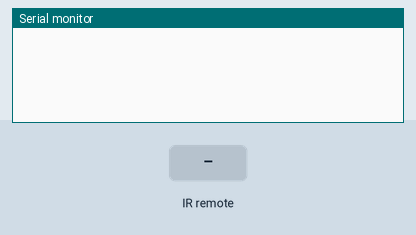
Bench run of a sketch on a simulated Arduino Uno, built with avr-gcc and run on an emulated ATmega328P. Parts: the last lines printed to the serial monitor. Inputs (shaded band) come from the test bench. Random numbers use the default seed unless the sketch sets one.

Above: at 1.2 s.
1.3 s: infrared code 0x800F8429 received
At 2.2 s:
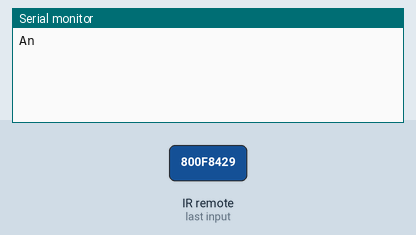
3.2 s: infrared code 0x800F042A received
At 4.8 s:
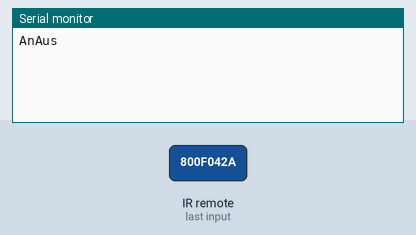

Measured:
- after the input at 1.3 s, the serial monitor: prints a new line after 0.45 s (image 1)
- after the input at 3.2 s, the serial monitor: prints a new line after 0.45 s (image 2)

The sketch:

Light_Timer.ino
```cpp
#include <RCSwitch.h>
#include <IRremote.h>
#include "RTClib.h"

RTC_DS3231 rtc;

RCSwitch mySwitch = RCSwitch();
IRrecv irrecv(8);
decode_results results;
int ovrride = 0;
unsigned long previousMillis = 0;
unsigned long previousMillis_rd = 0;
const long interval_poll = 59000;
const long interval_rd = 10800000;
int rd_minute = random(0,59);

void setup() {

  Serial.begin(9600);
  irrecv.enableIRIn(); // Start the receiver
  mySwitch.enableTransmit(10);

}

void loop() {

  if (irrecv.decode(&results)) {
    if (results.value == 0x800F8429) {
          mySwitch.switchOn("10000", "01000");
          Serial.print("An");
          ovrride = 1;
          irrecv.resume(); // Receive the next value
        }
        else if (results.value == 0x800F042A)
        {
          mySwitch.switchOff("10000", "01000");
          Serial.print("Aus");
          ovrride = 0;
          irrecv.resume(); // Receive the next value
        }
        else
        irrecv.resume();
  }

 unsigned long currentMillis = millis();
 unsigned long currentMillis_rd = millis();

  if (currentMillis - previousMillis >= interval_poll) {

    previousMillis = currentMillis;
    if(!ovrride) {
      void Zeitintervall();
    }
  }

  if (currentMillis_rd - previousMillis_rd >= interval_rd) {

    previousMillis_rd = currentMillis_rd;

    DateTime now = rtc.now(); //Wechsel random Minute
    if(now.hour() != 18 && now.hour() != 22 && now.hour() != 6 && now.hour() != 8) {
      rd_minute = random(0,59);
    }
   }
  }

void Zeitintervall() {

  DateTime now = rtc.now();

    if ( now.hour() == 18 && now.minute() == rd_minute) {
      mySwitch.switchOn("10000", "01000");
    }
    if ( now.hour() == 22 && now.minute() == rd_minute) {
      mySwitch.switchOff("10000", "01000");
    }
    if ( now.hour() == 6 && now.minute() == rd_minute) {
      mySwitch.switchOn("10000", "01000");
    }
    if ( now.hour() == 8 && now.minute() == rd_minute) {
      mySwitch.switchOff("10000", "01000");
    }
}
```
